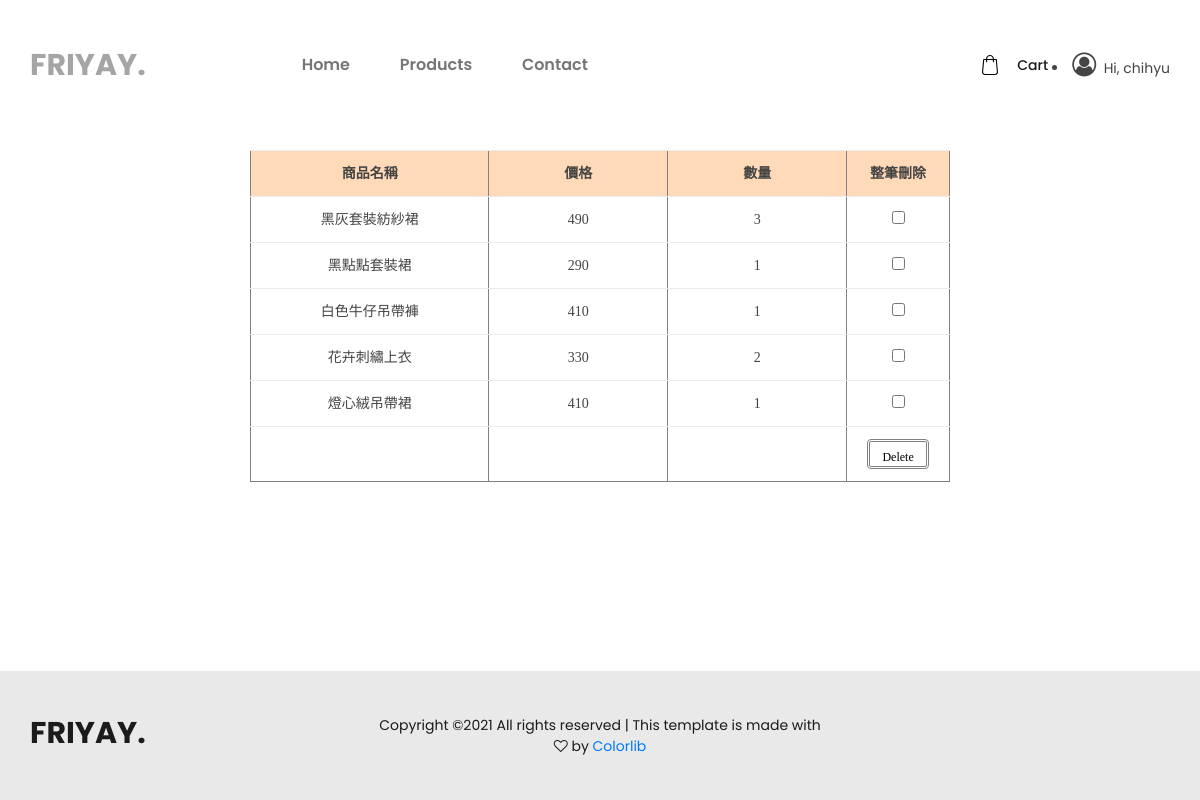
The app's page /cart.php (signed in) with its own data.
### tables this page shows
CREATE TABLE `cart` (
  `cID` int(200) NOT NULL,
  `pName` varchar(50) NOT NULL,
  `pPrice` int(11) NOT NULL,
  `pNum` int(11) NOT NULL
);

### cart.php (the view, shortened to what this page needs)
<!DOCTYPE html>
<html lang="en">
<head>
<link rel="stylesheet" type="text/css" href="styles/bootstrap4/bootstrap.min.css">
<link href="plugins/font-awesome-4.7.0/css/font-awesome.min.css" rel="stylesheet" type="text/css">
<link rel="stylesheet" type="text/css" href="plugins/OwlCarousel2-2.2.1/owl.carousel.css">
<link rel="stylesheet" type="text/css" href="plugins/OwlCarousel2-2.2.1/owl.theme.default.css">
<link rel="stylesheet" type="text/css" href="plugins/OwlCarousel2-2.2.1/animate.css">
<link rel="stylesheet" type="text/css" href="styles/categories.css">
<link rel="stylesheet" type="text/css" href="styles/categories_responsive.css">
</head>
<body>
<div class="super_container">
	<header class="header">
		<div class="header_container">
			<div class="container">
				<div class="row">
					<div class="col">
						<div class="header_content d-flex flex-row align-items-center justify-content-start">
							<div class="logo"><a>FRIYAY.</a></div>
							<nav class="main_nav">
								<ul>
									<li><a href="index.php">Home</a></li>
									<li><a href="products.php">Products</a></li>
									<li><a href="contact.php">Contact </a></li>
								</ul>
							</nav>
							<div class="header_extra ml-auto">
								<div class="shopping_cart">
									<a href="cart.php">
										<div>Cart<span></span></div>
									</a>
								</div>
							</div>
							<?php
							if(@!$_SESSION['login']){ ?>
							<li class="hassubs" ><a href="login.php"><i class="fa fa-user-circle-o" style="font-size:24px"></i>&nbsp;Login</a></li>
							<?php
							}
							else{ ?>
								<li class="hassubs" style="color:#444444;">
									<a><i class="fa fa-user-circle-o" style="font-size:24px;"></i>&nbsp;
										Hi, <?php echo $_SESSION['name']; ?></a>
								</li>
							<?php
							} ?>
						</div>
					</div>
				</div>
			</div>
		</div>
	</header>
	<div style="text-align:center;width:700px;margin:0px auto; top:150px; margin-bottom:200px; overflow:auto; font-family:Microsoft JhengHei; ">
			<form action="cart.php" method="post">
			<?php
				$con = new mysqli("localhost", "root", "123456", "friyay");
				$cID = $_SESSION['cID'];
				$result = $con->query("SELECT pName, pPrice, pNum FROM cart WHERE cID=$cID");
				echo "<table class='table' style='color:#444444' border='1'>
				<tr>
				<th width='200' bgcolor='#FFDAB9'>商品名稱</th>
				<th width='150' bgcolor='#FFDAB9'>價格</th>
				<th width='150' bgcolor='#FFDAB9'>數量</th>
				<th width='50' bgcolor='#FFDAB9'>整筆刪除</th>
				</tr>";
				while($row = mysqli_fetch_array($result))
				{
				  echo "<tr>";
				  echo "<td>" . $row['pName'] . "</td>";
				  echo "<td>" . $row['pPrice'] . "</td>";
				  echo "<td>" . $row['pNum'] . "</td>";
				  ?>
				  <td><input type="checkbox" name="delete[]" value="<?=$row['pName']?>"></td>
				  <?php
				  echo "</tr>";
				}
				echo "<tr>";
				?>
				<td></td><td></td><td></td>
				<td><button class="btn btn-mini" style="height:30px;border:3px gray double;background-color:white;font-size:12px; " type="submit" name ="action" formmethod="post" value="Delete" >Delete</td>
				<?php
				echo "</tr>";
				echo "</table>";
			?>
			</form>
	</div>
	<div class="footer_overlay"></div>
	<footer class="footer">
		<div class="footer_background" style="background-image:url(images/gray.png)"></div>
		<div class="container">
			<div class="row">
				<div class="col">
					<div class="footer_content d-flex flex-lg-row flex-column align-items-center justify-content-lg-start justify-content-center">
						<div class="footer_logo"><a href="#">FRIYAY.</a></div>
						<div class="copyright ml-auto mr-auto">
Copyright &copy;<script>document.write(new Date().getFullYear());</script> All rights reserved | This template is made with <i class="fa fa-heart-o" aria-hidden="true"></i> by <a href="https://colorlib.com" target="_blank">Colorlib</a>
</div>
					</div>
				</div>
			</div>
		</div>
	</footer>
</div>
</body>
</html>

### styles/categories.css (style rules this page uses)
* { margin: 0; padding: 0; -webkit-font-smoothing: antialiased; -webkit-text-shadow: rgba(0,0,0,.01) 0 0 1px; text-shadow: rgba(0,0,0,.01) 0 0 1px; }
body { font-family: 'Poppins', sans-serif; font-size: 14px; font-weight: 400; background: #FFFFFF; color: #a5a5a5; }
div { display: block; position: relative; -webkit-box-sizing: border-box; -moz-box-sizing: border-box; box-sizing: border-box; }
ul { list-style: none; margin-bottom: 0px; }
a, a:hover, a:visited, a:active, a:link { text-decoration: none; -webkit-font-smoothing: antialiased; -webkit-text-shadow: rgba(0,0,0,.01) 0 0 1px; text-shadow: rgba(0,0,0,.01) 0 0 1px; }
.super_container { width: 100%; overflow: hidden; }
.header { display: block; position: fixed; top: 0; left: 0; width: 100%; z-index: 100; }
.header_container { width: 100%; z-index: 1; background: #FFFFFF; }
.header_content { width: 100%; height: 130px; -webkit-transition: all 200ms ease; -moz-transition: all 200ms ease; -ms-transition: all 200ms ease; -o-transition: all 200ms ease; transition: all 200ms ease; }
.logo a { font-size: 30px; font-weight: 700; color: #1b1b1b; -webkit-transition: all 200ms ease; -moz-transition: all 200ms ease; -ms-transition: all 200ms ease; -o-transition: all 200ms ease; transition: all 200ms ease; }
.main_nav { margin-left: 156px; }
.main_nav > ul > li { display: inline-block; position: relative; }
.main_nav > ul > li:not(:last-child) { margin-right: 46px; }
.main_nav > ul > li > a { font-size: 16px; font-weight: 600; color: #767676; -webkit-transition: all 200ms ease; -moz-transition: all 200ms ease; -ms-transition: all 200ms ease; -o-transition: all 200ms ease; transition: all 200ms ease; }
.shopping_cart { display: inline-block; }
.shopping_cart a svg { display: inline-block; width: 20px; height: 20px; vertical-align: middle; -webkit-transition: all 200ms ease; -moz-transition: all 200ms ease; -ms-transition: all 200ms ease; -o-transition: all 200ms ease; transition: all 200ms ease; }
.shopping_cart a div { display: inline-block; vertical-align: middle; font-size: 14px; font-weight: 500; color: #1b1b1b; margin-left: 13px; -webkit-transition: all 200ms ease; -moz-transition: all 200ms ease; -ms-transition: all 200ms ease; -o-transition: all 200ms ease; transition: all 200ms ease; }
.footer_overlay { width: 100%; height: 129px; background: transparent; z-index: 1; }
.footer { position: fixed; left: 0; bottom: 0; width: 100%; z-index: 1; }
.footer_background { position: absolute; top: 0; left: 0; width: 100%; height: 100%; background-repeat: no-repeat; background-size: cover; background-position: center center; }
.footer_content { width: 100%; height: 129px; }
.footer_logo { width: 30%; }
.footer_logo a { font-size: 30px; line-height: 0.75; color: #1b1b1b; font-weight: 700; }
.copyright { width: 40%; text-align: center; font-size: 14px; font-weight: 400; color: #1b1b1b; }

### records on screen
cart: pName "黑灰套裝紡紗裙", pPrice "490", pNum "3"
cart: pName "黑點點套裝裙", pPrice "290", pNum "1"
cart: pName "白色牛仔吊帶褲", pPrice "410", pNum "1"
cart: pName "花卉刺繡上衣", pPrice "330", pNum "2"
cart: pName "燈心絨吊帶裙", pPrice "410", pNum "1"

### other values on screen
$_SESSION['name'] "chihyu"
